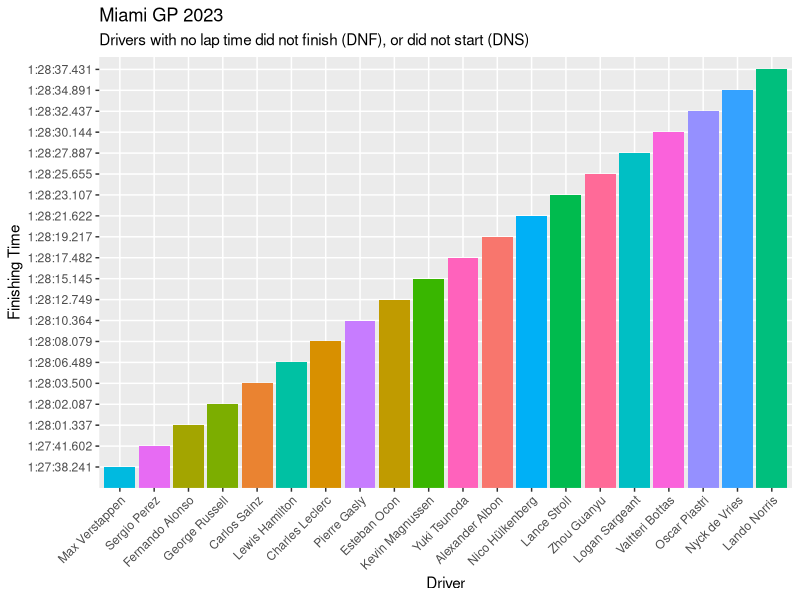

Write the R code that produced this figure.
## ---- chunk 1
#|label: setup
#|message: false

suppressPackageStartupMessages({
  library(tidyverse)
  library(dplyr)
  library(ggplot2)
  })
## ---- chunk 2
#| label: Miami tibble
Miami <- tibble(
  Position = c(1, 2, 3, 4, 5, 6, 7, 8, 9, 10, 11, 12, 13, 14, 15, 16, 17, 18, 19, 20),
  Driver = c("Max Verstappen", "Sergio Perez", "Fernando Alonso", "George Russell", "Carlos Sainz", "Lewis Hamilton", "Charles Leclerc", "Pierre Gasly", "Esteban Ocon", "Kevin Magnussen", "Yuki Tsunoda", "Alexander Albon", "Nico Hülkenberg", "Lance Stroll", "Zhou Guanyu", "Logan Sargeant", "Valtteri Bottas", "Oscar Piastri", "Nyck de Vries", "Lando Norris"),
  Team = c("Red Bull Racing", "Red Bull Racing", "Aston Martin", "Mercedes", "Ferrari", "Mercedes", "Ferrari", "Alpine", "Alpine", "Haas", "RB", "Williams", "Haas", "Aston Martin", "Alfa Romeo", "Williams", "Alfa Romeo", "McLaren", "RB", "McLaren"),
  Laps = c(57, 57, 57, 57, 57, 57, 57, 57, 57, 57, 57, 57, 57, 57, 57, 57, 57, 57, 57, 57),
  Time_Retired = c("1:27:38.241", "1:27:41.602", "1:28:01.337", "1:28:02.087", "1:28:03.500", "1:28:06.489", "1:28:08.079", "1:28:10.364", "1:28:12.749", "1:28:15.145", "1:28:17.482", "1:28:19.217", "1:28:21.622", "1:28:23.107", "1:28:25.655", "1:28:27.887", "1:28:30.144", "1:28:32.437", "1:28:34.891", "1:28:37.431"),
  Gap = c("0s", "+3.361s", "+23.096s", "+23.846s", "+25.259s", "+28.248s", "+29.838s", "+32.123s", "+34.508s", "+36.904s", "+39.241s", "+40.976s", "+43.381s", "+44.866s", "+47.414s", "+49.646s", "+51.903s", "+54.196s", "+56.650s", "+59.190s"),
  Points = c(25, 18, 15, 12, 10, 8, 6, 4, 2, 1, 0, 0, 0, 0, 0, 0, 0, 0, 0, 0),
  Speed_mph = c(132.3, 132.0, 131.5, 131.4, 131.3, 131.3, 131.2, 131.1, 131.0, 130.9, 130.8, 130.8, 130.7, 130.7, 130.6, 130.5, 130.5, 130.4, 130.3, 130.2)
)
Miami$Time_Retired[Miami$Time_Retired == "DNF"] <- 0
Miami$Gap[Miami$Gap == "0s"] <- NA
Miami <- Miami %>%
  arrange(Time_Retired)
## ---- chunk 3
#| label: Miami plot
ggplot(Miami, aes(x = fct_reorder(Driver, Time_Retired), y = Time_Retired, fill = Driver)) +
  geom_bar(stat = "identity") +
  labs(title = "Miami GP 2023",
       subtitle = "Drivers with no lap time did not finish (DNF), or did not start (DNS)",
       x = "Driver",
       y = "Finishing Time",
       color = NA)+
  guides(fill = FALSE) +
  theme(axis.text.x = element_text(angle = 45, hjust = 1))
